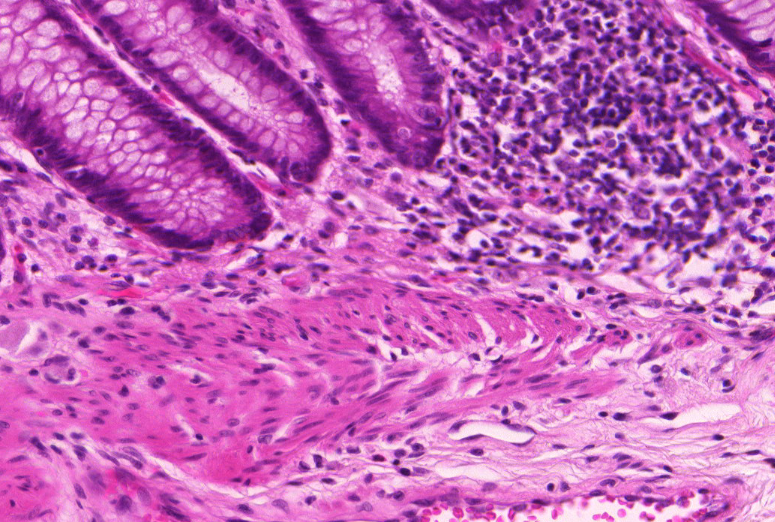
#> input picture images/testA_4.bmp, 775 x 522 px
$ jupyter execute --allow-errors Example_on-img4.ipynb
#> lines starting #> are read from the running program, lines starting #| are printed output that depends on the picture; after the words box and inside, x2 and y2 are one past the last pixel; in counts of white or black regions, pixels touching at a corner belong together; long printed decimals are rounded
[cell 1]
import numpy as np
import math
import random
from PIL import Image
import matplotlib.pyplot as plt
from matplotlib import image
import cv2
import seaborn as sns

[cell 2]
import sys
import import_ipynb
import os
os.getcwd()
sys.path.append('C:/Users/AA086655/Documents/Assignment 3/')

from Methods import binarize,confusion_mat_seg, graph_cut,PSNR,plotHist
os.getcwd()

[cell 3]
img_path = 'images/testA_4.bmp'
anno_path = 'images/testA_4_anno.bmp'

img = cv2.imread(img_path, 0)
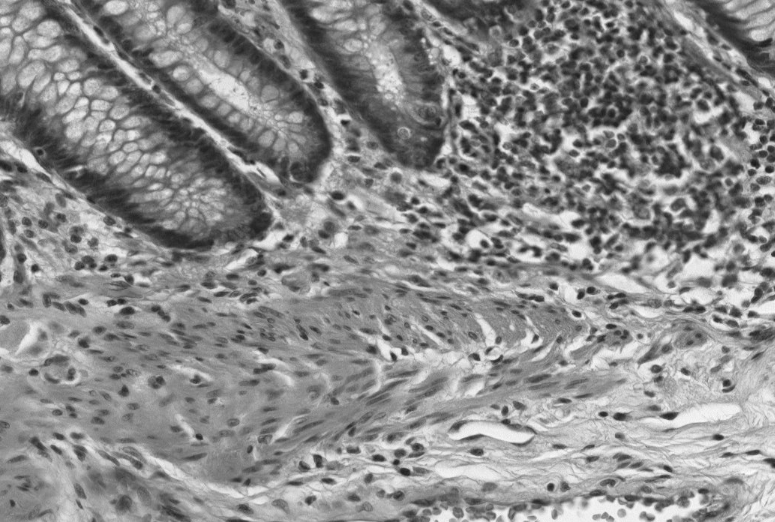
#> img: shape (522, 775); min 24, max 252, mean 140.1
img_anno = cv2.imread(anno_path, 0)
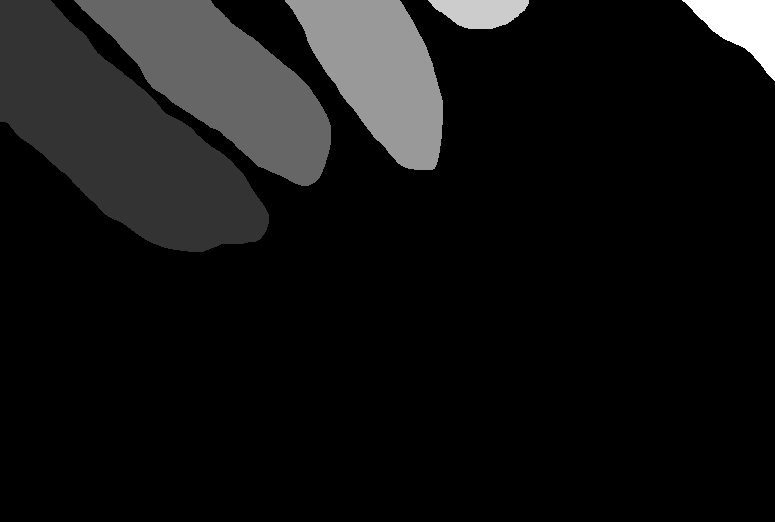
#> input picture images/testA_4_anno.bmp, 775 x 522 px
#> img_anno is the input picture: shape (522, 775); min 0, max 5, mean 0.38

[cell 4]
plt.figure(figsize = (20,6))
plt.subplot(1,2,1)
plt.imshow(img, cmap = 'gray', vmin = 0, vmax = 255 )
plt.title(label = 'image 4- "testA_4.bmp"')

plt.subplot(1,2,2)
plotHist(img,"False")
#> (this line was passed over: Methods is not available in this run)
plt.title(label = 'Histogram and CFD')
plt.show

[cell 5]
from skimage import data, img_as_float
from skimage.restoration import denoise_nl_means, estimate_sigma
from skimage.metrics import peak_signal_noise_ratio
from skimage.util import random_noise


sigma = 0.08
noisy = img

# estimate the noise standard deviation from the noisy image
sigma_est = np.mean(estimate_sigma(img))
#> sigma_est = 2.58
print(f'estimated noise standard deviation = {sigma_est}')
#| estimated noise standard deviation = 2.576

patch_kw = dict(patch_size=20,      # 5x5 patches
                patch_distance=10)   # 13x13 search area)

# slow algorithm
denoise = denoise_nl_means(noisy, h=20 * sigma_est, fast_mode=True,**patch_kw)
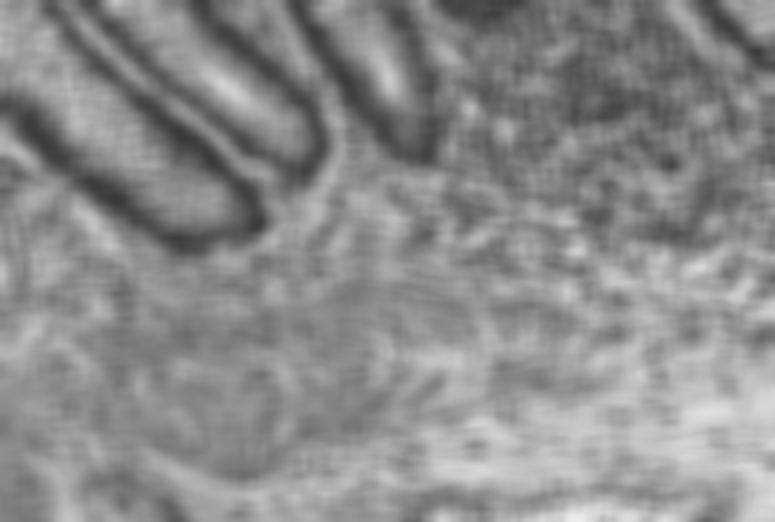
#> denoise: shape (522, 775) float64; min 0.218, max 0.925, mean 0.55
denoise= denoise.astype('uint8')
#> denoise: shape (522, 775); every value is 0
plt.imshow(denoise, cmap = 'gray', vmin = 0, vmax = 255)

blur = denoise #img

# Otsu's thresholding after Gaussian filtering
blur = cv2.GaussianBlur(blur,(15,15),0)
ret3,th3 = cv2.threshold(blur,0,255,cv2.THRESH_BINARY+cv2.THRESH_OTSU)
#> ret3 = 0
#ret3,th3 = cv2.threshold(blur,192,255,cv2.THRESH_BINARY)


ret1,th1 = cv2.threshold(img,192,255,cv2.THRESH_BINARY)
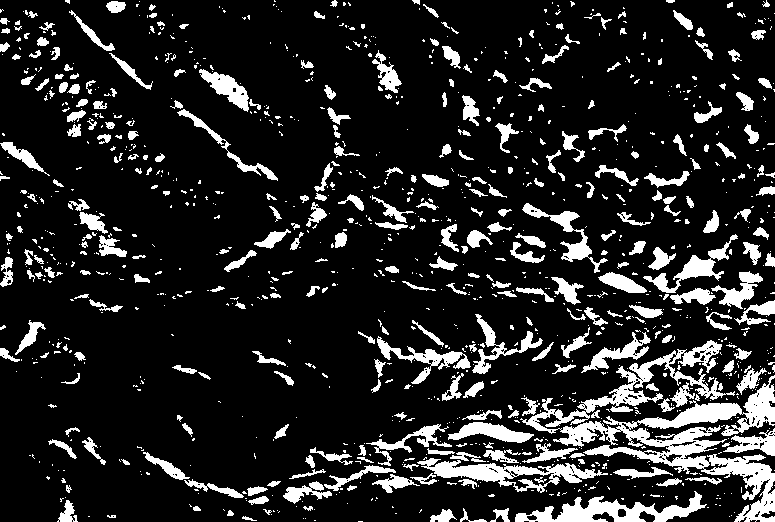
#> th1: shape (522, 775); 14.8% white; 1172 white regions (848 under 20 px), largest, box (x1, y1, x2, y2) and area: (520, 340, 775, 522) 11315, (515, 491, 707, 522) 2405, (417, 458, 608, 493) 2319

# Otsu's thresholding
ret2,th2 = cv2.threshold(img,0,255,cv2.THRESH_BINARY+cv2.THRESH_OTSU)
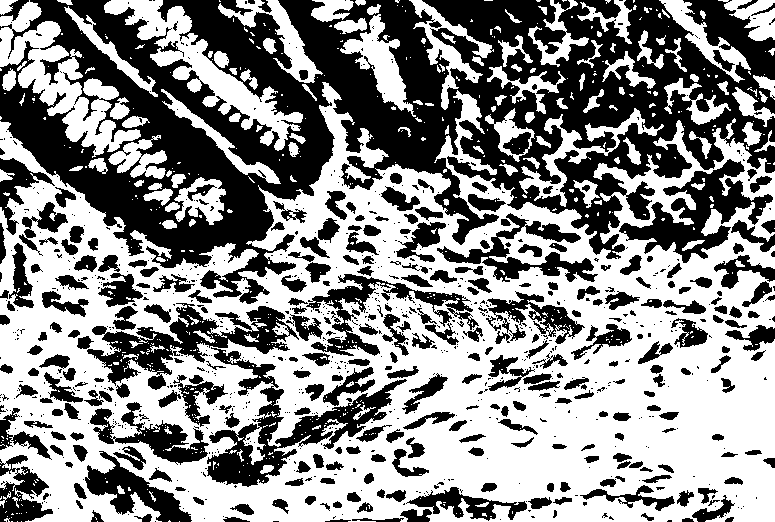
#> th2: shape (522, 775); 54.8% white; 947 black regions (643 under 20 px), largest, box (x1, y1, x2, y2) and area: (0, 0, 775, 304) 104254, (207, 347, 407, 487) 6839, (87, 303, 299, 390) 5973
#> ret2 = 136
print(ret2)
#| 136.0


print(ret3)
#| 0.0

# plot all the images and their histograms
images = [img, 0, ~th1,
          img, 0, ~th2,
          blur, 0, ~th3]
titles = ['Original Image','Histogram','Global Thresholding (v=127)',
          'Original  Image','Histogram',"Otsu's Thresholding",
          'NLM blurred and Gaussian filtered','Histogram',"Otsu's Thresholding"]
plt.figure(figsize = (20,14))

for i in range(3):
    plt.subplot(3,3,i*3+1),plt.imshow(images[i*3],'gray')
    plt.title(titles[i*3]), plt.xticks([]), plt.yticks([])
    plt.subplot(3,3,i*3+2),plt.hist(images[i*3].ravel(),256)
    plt.title(titles[i*3+1]), plt.xticks([]), plt.yticks([])
    plt.subplot(3,3,i*3+3),plt.imshow(images[i*3+2],'gray')
    plt.title(titles[i*3+2]), plt.xticks([]), plt.yticks([])
plt.show()
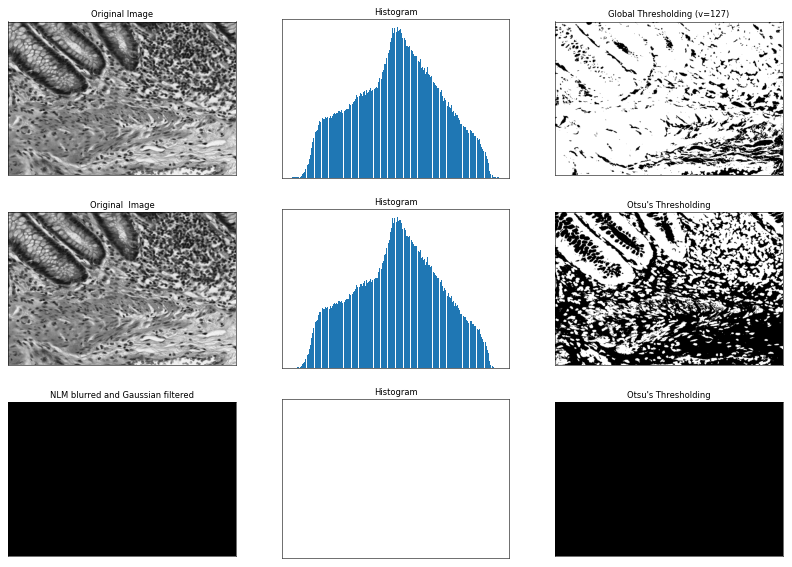
#> figure drawn by matplotlib, 9 panels

[cell 6]
# global thresholding
#img = denoise #img

# Apply bilateral filter with d = 15,
# s = sigmaColor = sigmaSpace = 75.
d=155;s=50
blur = cv2.bilateralFilter(img, d, s, s)
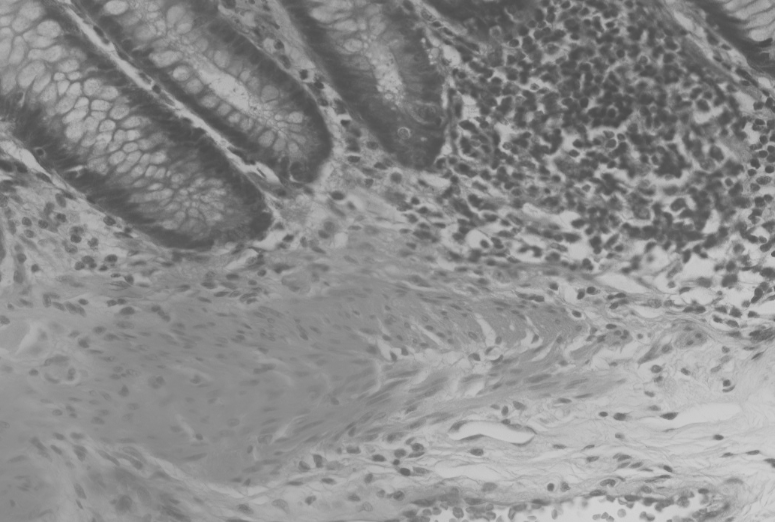
#> blur: shape (522, 775); min 74, max 211, mean 140.1

# Otsu's thresholding after Gaussian filtering
blur = cv2.GaussianBlur(blur,(15,15),0)
ret3,th3 = cv2.threshold(blur,0,255,cv2.THRESH_BINARY+cv2.THRESH_OTSU)
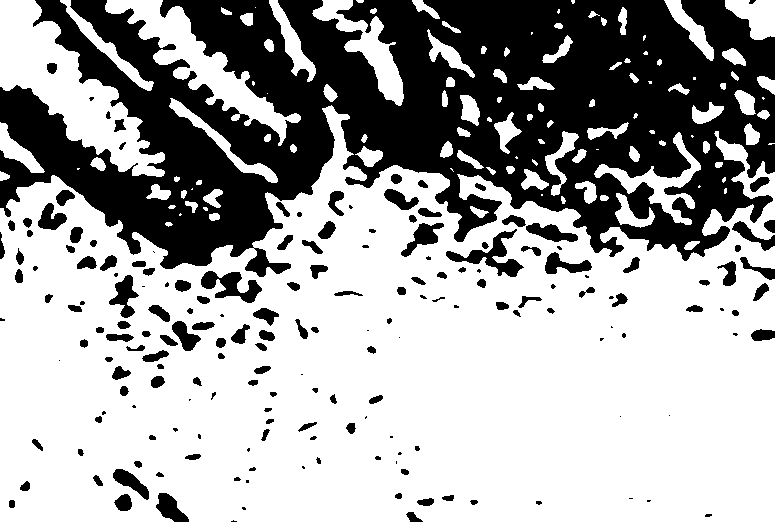
#> th3: shape (522, 775); 64.9% white; 187 black regions (49 under 20 px), largest, box (x1, y1, x2, y2) and area: (0, 0, 775, 277) 124481, (446, 229, 524, 277) 1101, (201, 271, 262, 303) 947
#> ret3 = 133
#ret3,th3 = cv2.threshold(blur,192,255,cv2.THRESH_BINARY)


ret1,th1 = cv2.threshold(img,192,255,cv2.THRESH_BINARY)

# Otsu's thresholding
ret2,th2 = cv2.threshold(img,0,255,cv2.THRESH_BINARY+cv2.THRESH_OTSU)
print(ret2)
#| 136.0


print(ret3)
#| 133.0

# plot all the images and their histograms
images = [img, 0, ~th1,
          img, 0, ~th2,
          blur, 0, ~th3]
titles = ['Original Image','Histogram','Global Thresholding (v=127)',
          'Original  Image','Histogram',"Otsu's Thresholding",
          'Bilateral blurred and Gaussian filtered','Histogram',"Otsu's Thresholding"]
plt.figure(figsize = (20,14))

for i in range(3):
    plt.subplot(3,3,i*3+1),plt.imshow(images[i*3],'gray')
    plt.title(titles[i*3]), plt.xticks([]), plt.yticks([])
    plt.subplot(3,3,i*3+2),plt.hist(images[i*3].ravel(),256)
    plt.title(titles[i*3+1]), plt.xticks([]), plt.yticks([])
    plt.subplot(3,3,i*3+3),plt.imshow(images[i*3+2],'gray')
    plt.title(titles[i*3+2]), plt.xticks([]), plt.yticks([])
plt.show()
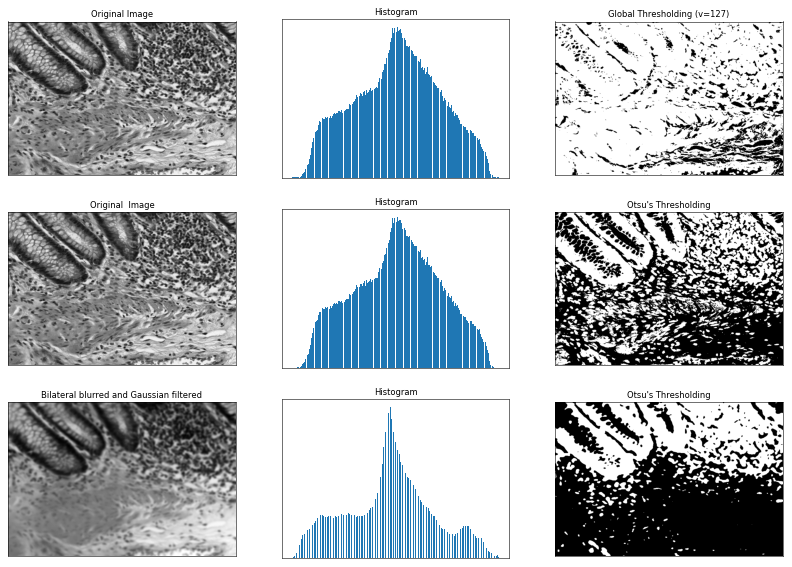
#> figure drawn by matplotlib, 9 panels

img_seg = ~th3

[cell 7]
# Set total number of bins in the histogram
bins_num = 256

# Get the image histogram
hist, bin_edges = np.histogram(blur, bins=bins_num)
#> hist = 256 values, max 10335 at index 121, min 0 at index 2, mean 1580.3; bin_edges = 257 values from 79 to 208

# Get normalized histogram if it is required
is_normalized = False
if is_normalized:
    hist = np.divide(hist.ravel(), hist.max())

# Calculate centers of bins
bin_mids = (bin_edges[:-1] + bin_edges[1:]) / 2.
#> bin_mids = 256 values from 79.25 to 207.7

# Iterate over all thresholds (indices) and get the probabilities w1(t), w2(t)
weight1 = np.cumsum(hist)
#> weight1 = 256 values from 15 to 404550
weight2 = np.cumsum(hist[::-1])[::-1]
#> weight2 = 256 values, max 404550 at index 0, min 76 at index 255, mean 192331.8

# Get the class means mu0(t)
mean1 = np.cumsum(hist * bin_mids) / weight1
#> mean1 = 256 values from 79.25 to 140.1
# Get the class means mu1(t)
mean2 = (np.cumsum((hist * bin_mids)[::-1]) / weight2[::-1])[::-1]
#> mean2 = 256 values from 140.1 to 207.7

inter_class_variance = weight1[:-1] * weight2[1:] * (mean1[:-1] - mean2[1:]) ** 2
#> inter_class_variance = 255 values, max 7.4e+13 at index 105, min 2.25e+10 at index 0, mean 4.44e+13

# Maximize the inter_class_variance function val
index_of_max_val = np.argmax(inter_class_variance)
#> index_of_max_val = 105

threshold = bin_mids[:-1][index_of_max_val]
#> threshold = 132.2
print("Otsu's algorithm implementation thresholding result: ", threshold)
#| Otsu's algorithm implementation thresholding result:  132.162

[cell 8]
th,img_anno_2c =  cv2.threshold(img_anno, 0, 255, cv2.THRESH_BINARY)
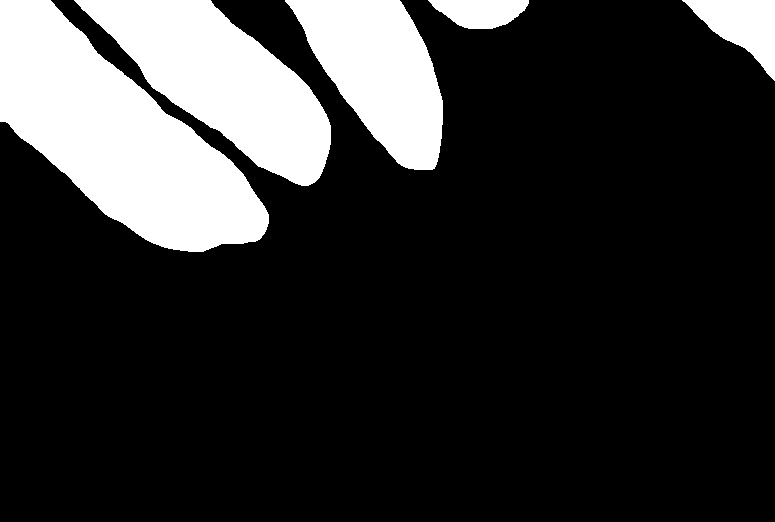
#> img_anno_2c: shape (522, 775); 19.4% white; 5 white regions, box (x1, y1, x2, y2) and area: (0, 0, 269, 252) 34210, (74, 0, 331, 186) 22521, (285, 0, 443, 170) 15760, (682, 0, 775, 81) 3719, (428, 0, 529, 29) 2108

plt.figure(figsize = (20,6))
plt.subplot(1,2,1)
plt.imshow(img_anno )
plt.title(label = 'testA_4_anno.bmp')

plt.subplot(1,2,2)
plt.imshow(img_anno_2c, cmap = 'gray', vmin = 0, vmax = 255)
plt.title(label = '2 class binarised label')
plt.show

[cell 9]
confusion_mat_seg(img_anno_2c.astype('bool'), img_seg.astype('bool'), "testA_4")
#> (this line was passed over: Methods is not available in this run)

[cell 10]
img_rgb = cv2.imread(img_path)
#> img_rgb is the input picture: shape (522, 775, 3); mean B, G, R 184.6, 103.4, 195.2
